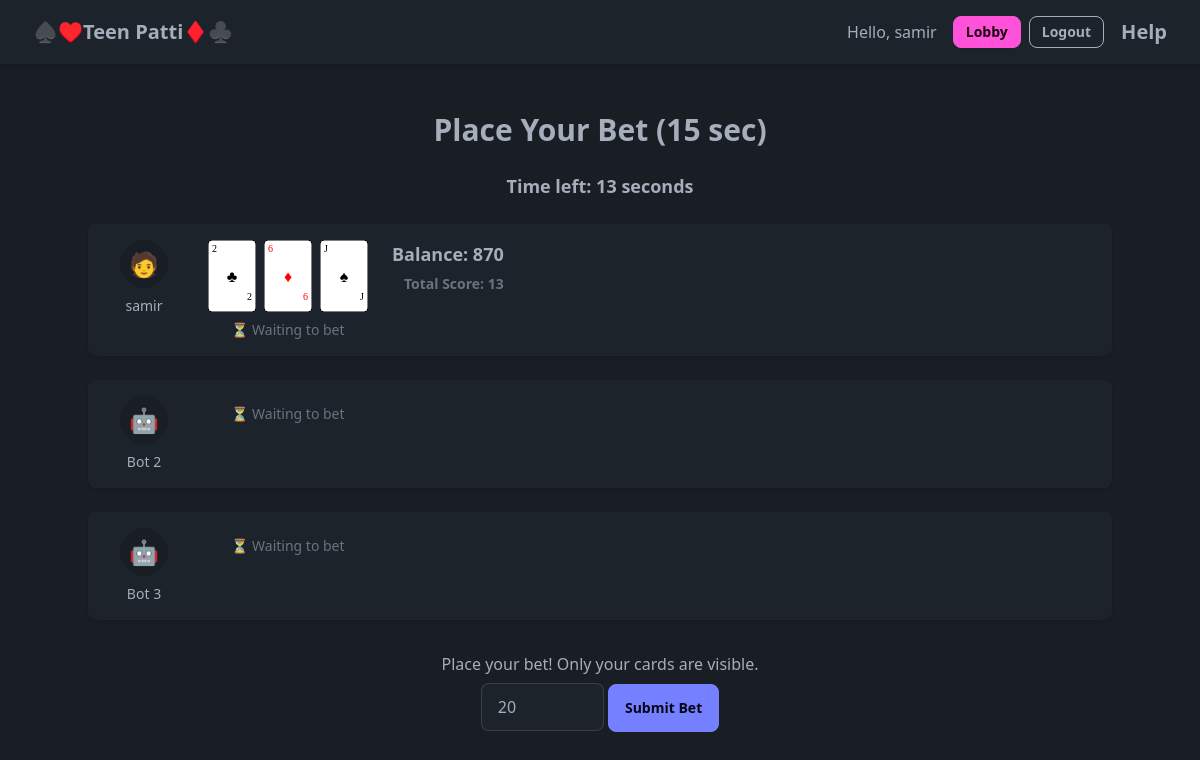
The page /reveal/94747126/ (signed in) on the database its author committed.
### home/models.py (models this page shows)
class Player(models.Model):
    user = models.ForeignKey(User, on_delete=models.CASCADE, null=True, blank=True)
    room = models.ForeignKey(GameRoom, on_delete=models.CASCADE)
    card = models.JSONField(null=True, blank=True)
    total_score = models.IntegerField(default=0)
    has_played = models.BooleanField(default=False)
    is_bot = models.BooleanField(default=False)
    score = models.IntegerField(default=0)
    balance = models.IntegerField(default=200)
    bet_amount = models.IntegerField(default=0)
    has_bet = models.BooleanField(default=False)

### home/views.py (the view)
# urls.py: path('reveal/<str:room_code>/', views.reveal_game, name='reveal_game'),
def reveal_game(request, room_code):
    room = get_object_or_404(GameRoom, room_code=room_code)
    players = Player.objects.filter(room=room)
    current_player = players.filter(user=request.user).first()
    if not current_player:
        return redirect("/lobby/")
    return render(request, "home/reveal.html", {
        "room_code": room.room_code,
        "players": players,
        "current_player": current_player
    })

### home/templates/home/reveal.html (shortened to what this page needs)
{% extends "home/base.html" %}
{% load static card_svg %}
{% block content %}
<div class="container mx-auto py-8">
  <h1 class="text-3xl font-bold mb-6 text-center">Place Your Bet (15 sec)</h1>
  <div class="text-center text-lg font-semibold mb-6">
    Time left: <span id="timer">15</span> seconds
  </div>
  <ul class="space-y-6">
    {% for p in players %}
    <li class="flex items-start space-x-6 bg-base-100 p-4 rounded-lg shadow">
      <div class="flex flex-col items-center w-20">
        <div class="w-12 h-12 bg-base-200 rounded-full flex items-center justify-center text-2xl">
          {% if p.is_bot %}🤖{% else %}🧑{% endif %}
        </div>
        <span class="mt-2 text-sm font-medium">
          {% if p.is_bot %}Bot {{ forloop.counter }}{% else %}{{ p.user.username }}{% endif %}
        </span>
      </div>
      <div class="flex flex-col items-center gap-2">
        <div class="flex gap-2">
          {% if p.user == request.user %}
            {% for c in p.card %}
              {% card_svg c 48 72 %}
            {% endfor %}
          {% else %}
            {% for _ in p.card %}
              <div class="w-12 h-18 bg-gray-500 rounded shadow"></div>
            {% endfor %}
          {% endif %}
        </div>
        <div class="text-sm text-gray-500 text-center">
          {% if p.has_bet %}
            ✅ Bet placed
          {% else %}
            ⏳ Waiting to bet
          {% endif %}
        </div>
      </div>
      <div class="ml-auto text-right text-lg font-semibold">
        {% if p.user == request.user %}
          Balance: {{ p.balance }}<br>
          <span class="text-sm text-gray-500">Total Score: {{ p.total_score }}</span>
        {% endif %}
      </div>
    </li>
    {% endfor %}
  </ul>
  <div class="mt-8 max-w-md mx-auto text-center">
    {% if not current_player.has_bet %}
      <p>Place your bet! Only your cards are visible.</p>
      <form method="post" action="{% url 'bet_phase' room_code=room_code %}">
        <input type="number" name="bet" min="20" max="{{ current_player.balance }}" value="20" class="input input-bordered" />
        <button type="submit" class="btn btn-primary mt-2">Submit Bet</button>
      </form>
    {% else %}
      <p>Waiting for others to bet...</p>
    {% endif %}
  </div>
</div>
{% endblock %}

### home/templates/home/base.html (shortened to what this page needs)
{% load static %}
<!DOCTYPE html>
<html lang="en" data-theme="dark">
<head>
  <link rel="stylesheet" href="{% static 'css/output.css' %}">
</head>
<body class="min-h-screen flex flex-col bg-base-200">
  <header class="navbar bg-base-100 px-4 py-2 shadow-md">
    <div class="flex-1">
      <a href="{% url 'lobby' %}" class="btn btn-ghost normal-case text-xl">
        ♠️♥️Teen Patti♦️♣️
      </a>
    </div>
    <div class="flex-none">
      {% if request.user.is_authenticated %}
        <span class="mr-4">Hello, {{ request.user.username }}</span>
        <a href="{% url 'lobby' %}" class="btn btn-sm btn-secondary mr-2">Lobby</a>
        <a href="{% url 'logout' %}?next=/" class="btn btn-sm btn-outline">Logout</a>
      {% else %}
        <a href="{% url 'social:begin' 'auth0' %}" class="btn btn-sm btn-primary">
          Login with Auth0
        </a>
      {% endif %}
    </div>
    <div class="flex-2">
      <a href="https://en.wikipedia.org/wiki/Teen_patti#Ranking_of_hands" class="btn btn-ghost normal-case text-xl">
        Help
      </a>
    </div>
  </header>
  <main class="flex-1 p-4">
    {% block content %}{% endblock %}
  </main>
</body>
</html>

### rows shown on the page
Player: user.username "samir", card_svg "2 2 ♣" "6 6 ♦" "J J ♠", has_bet "⏳ Waiting to bet", balance "870", total_score "13"
Player: has_bet "⏳ Waiting to bet"
Player: has_bet "⏳ Waiting to bet"

### other values the page prints
{{ request.user.username }} "samir"
